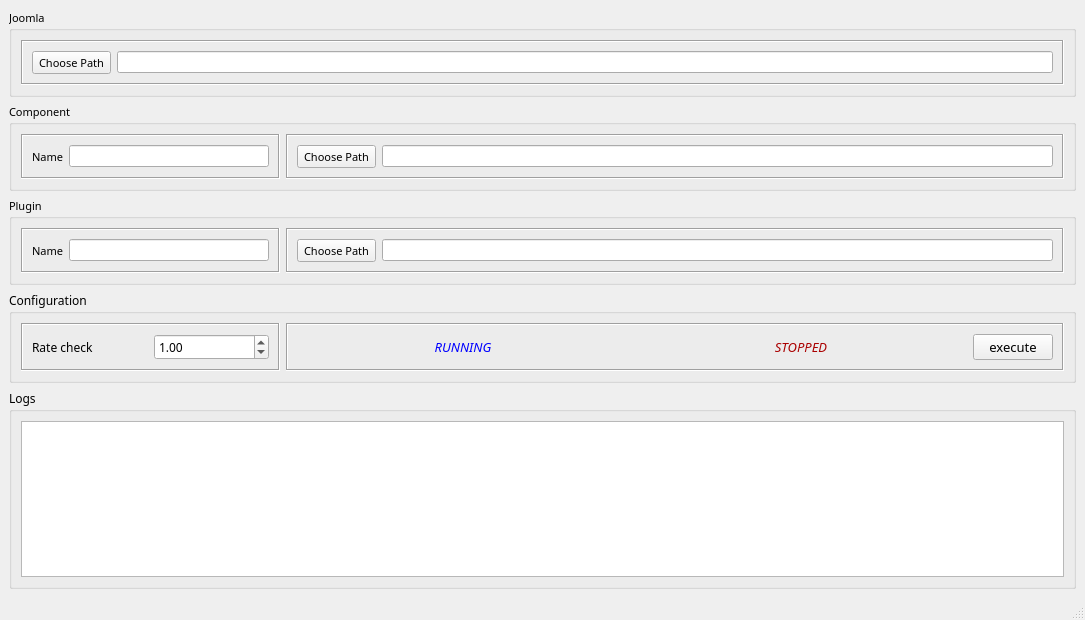
<?xml version="1.0" encoding="UTF-8"?>
<ui version="4.0">
 <class>MainWindow</class>
 <widget class="QMainWindow" name="MainWindow">
  <property name="geometry">
   <rect>
    <x>0</x>
    <y>0</y>
    <width>1085</width>
    <height>620</height>
   </rect>
  </property>
  <property name="windowTitle">
   <string>Joomla - AutoUp</string>
  </property>
  <property name="windowIcon">
   <iconset>
    <normaloff>media/joomla_logo_black.bmp</normaloff>media/joomla_logo_black.bmp</iconset>
  </property>
  <widget class="QWidget" name="centralwidget">
   <layout class="QVBoxLayout" name="verticalLayout">
    <item>
     <widget class="QGroupBox" name="groupBox">
      <property name="font">
       <font>
        <family>Segoe Script</family>
        <pointsize>8</pointsize>
       </font>
      </property>
      <property name="title">
       <string>Joomla</string>
      </property>
      <layout class="QVBoxLayout" name="verticalLayout_4">
       <item>
        <widget class="QFrame" name="frame_3">
         <property name="frameShape">
          <enum>QFrame::Box</enum>
         </property>
         <property name="frameShadow">
          <enum>QFrame::Sunken</enum>
         </property>
         <layout class="QHBoxLayout" name="horizontalLayout">
          <item>
           <widget class="QToolButton" name="joomlaChoosePath">
            <property name="font">
             <font>
              <family>MV Boli</family>
             </font>
            </property>
            <property name="text">
             <string>Choose Path</string>
            </property>
           </widget>
          </item>
          <item>
           <widget class="QLineEdit" name="joomlaPath">
            <property name="font">
             <font>
              <family>Arial</family>
             </font>
            </property>
            <property name="readOnly">
             <bool>true</bool>
            </property>
           </widget>
          </item>
         </layout>
        </widget>
       </item>
      </layout>
     </widget>
    </item>
    <item>
     <widget class="QGroupBox" name="groupBox_2">
      <property name="font">
       <font>
        <family>Segoe Script</family>
        <pointsize>8</pointsize>
       </font>
      </property>
      <property name="title">
       <string>Component</string>
      </property>
      <layout class="QHBoxLayout" name="horizontalLayout_7">
       <item>
        <widget class="QFrame" name="frame_4">
         <property name="sizePolicy">
          <sizepolicy hsizetype="Preferred" vsizetype="Preferred">
           <horstretch>1</horstretch>
           <verstretch>0</verstretch>
          </sizepolicy>
         </property>
         <property name="frameShape">
          <enum>QFrame::Box</enum>
         </property>
         <property name="frameShadow">
          <enum>QFrame::Sunken</enum>
         </property>
         <layout class="QHBoxLayout" name="horizontalLayout_4">
          <item>
           <widget class="QLabel" name="label">
            <property name="font">
             <font>
              <family>Segoe Script</family>
             </font>
            </property>
            <property name="text">
             <string>Name</string>
            </property>
           </widget>
          </item>
          <item>
           <widget class="QLineEdit" name="componentName">
            <property name="font">
             <font>
              <family>Arial</family>
             </font>
            </property>
           </widget>
          </item>
         </layout>
        </widget>
       </item>
       <item>
        <widget class="QFrame" name="frame_2">
         <property name="sizePolicy">
          <sizepolicy hsizetype="Preferred" vsizetype="Preferred">
           <horstretch>3</horstretch>
           <verstretch>0</verstretch>
          </sizepolicy>
         </property>
         <property name="frameShape">
          <enum>QFrame::Box</enum>
         </property>
         <property name="frameShadow">
          <enum>QFrame::Sunken</enum>
         </property>
         <layout class="QHBoxLayout" name="horizontalLayout_2">
          <item>
           <widget class="QToolButton" name="componentChoosePath">
            <property name="font">
             <font>
              <family>MV Boli</family>
             </font>
            </property>
            <property name="text">
             <string>Choose Path</string>
            </property>
           </widget>
          </item>
          <item>
           <widget class="QLineEdit" name="componentPath">
            <property name="font">
             <font>
              <family>Arial</family>
             </font>
            </property>
            <property name="readOnly">
             <bool>true</bool>
            </property>
           </widget>
          </item>
         </layout>
        </widget>
       </item>
      </layout>
     </widget>
    </item>
    <item>
     <widget class="QGroupBox" name="groupBox_3">
      <property name="sizePolicy">
       <sizepolicy hsizetype="Preferred" vsizetype="Preferred">
        <horstretch>0</horstretch>
        <verstretch>0</verstretch>
       </sizepolicy>
      </property>
      <property name="font">
       <font>
        <family>Segoe Script</family>
        <pointsize>8</pointsize>
       </font>
      </property>
      <property name="title">
       <string>Plugin</string>
      </property>
      <layout class="QHBoxLayout" name="horizontalLayout_8">
       <item>
        <widget class="QFrame" name="frame_5">
         <property name="sizePolicy">
          <sizepolicy hsizetype="Preferred" vsizetype="Preferred">
           <horstretch>1</horstretch>
           <verstretch>0</verstretch>
          </sizepolicy>
         </property>
         <property name="frameShape">
          <enum>QFrame::Box</enum>
         </property>
         <property name="frameShadow">
          <enum>QFrame::Sunken</enum>
         </property>
         <layout class="QHBoxLayout" name="horizontalLayout_5">
          <item>
           <widget class="QLabel" name="label_2">
            <property name="font">
             <font>
              <family>Segoe Print</family>
             </font>
            </property>
            <property name="text">
             <string>Name</string>
            </property>
           </widget>
          </item>
          <item>
           <widget class="QLineEdit" name="pluginName">
            <property name="font">
             <font>
              <family>Arial</family>
             </font>
            </property>
           </widget>
          </item>
         </layout>
        </widget>
       </item>
       <item>
        <widget class="QFrame" name="frame">
         <property name="sizePolicy">
          <sizepolicy hsizetype="Preferred" vsizetype="Preferred">
           <horstretch>3</horstretch>
           <verstretch>0</verstretch>
          </sizepolicy>
         </property>
         <property name="frameShape">
          <enum>QFrame::Box</enum>
         </property>
         <property name="frameShadow">
          <enum>QFrame::Sunken</enum>
         </property>
         <layout class="QHBoxLayout" name="horizontalLayout_3">
          <item>
           <widget class="QToolButton" name="pluginChoosePath">
            <property name="font">
             <font>
              <family>MV Boli</family>
             </font>
            </property>
            <property name="text">
             <string>Choose Path</string>
            </property>
           </widget>
          </item>
          <item>
           <widget class="QLineEdit" name="pluginPath">
            <property name="font">
             <font>
              <family>Arial</family>
             </font>
            </property>
            <property name="readOnly">
             <bool>true</bool>
            </property>
           </widget>
          </item>
         </layout>
        </widget>
       </item>
      </layout>
     </widget>
    </item>
    <item>
     <widget class="QGroupBox" name="groupBox_5">
      <property name="font">
       <font>
        <family>Segoe Script</family>
       </font>
      </property>
      <property name="title">
       <string>Configuration</string>
      </property>
      <layout class="QHBoxLayout" name="horizontalLayout_10">
       <item>
        <widget class="QFrame" name="frame_7">
         <property name="sizePolicy">
          <sizepolicy hsizetype="Preferred" vsizetype="Preferred">
           <horstretch>1</horstretch>
           <verstretch>0</verstretch>
          </sizepolicy>
         </property>
         <property name="frameShape">
          <enum>QFrame::Box</enum>
         </property>
         <property name="frameShadow">
          <enum>QFrame::Sunken</enum>
         </property>
         <layout class="QHBoxLayout" name="horizontalLayout_9">
          <item>
           <widget class="QLabel" name="label_3">
            <property name="font">
             <font>
              <family>Segoe Print</family>
             </font>
            </property>
            <property name="text">
             <string>Rate check</string>
            </property>
           </widget>
          </item>
          <item>
           <widget class="QDoubleSpinBox" name="rateCheck">
            <property name="maximum">
             <double>300.000000000000000</double>
            </property>
            <property name="singleStep">
             <double>0.500000000000000</double>
            </property>
            <property name="value">
             <double>1.000000000000000</double>
            </property>
           </widget>
          </item>
         </layout>
        </widget>
       </item>
       <item>
        <widget class="QFrame" name="frame_8">
         <property name="sizePolicy">
          <sizepolicy hsizetype="Expanding" vsizetype="Preferred">
           <horstretch>3</horstretch>
           <verstretch>0</verstretch>
          </sizepolicy>
         </property>
         <property name="frameShape">
          <enum>QFrame::Box</enum>
         </property>
         <property name="frameShadow">
          <enum>QFrame::Sunken</enum>
         </property>
         <layout class="QHBoxLayout" name="horizontalLayout_11">
          <item>
           <widget class="QLabel" name="runningInfo">
            <property name="enabled">
             <bool>true</bool>
            </property>
            <property name="sizePolicy">
             <sizepolicy hsizetype="Preferred" vsizetype="Preferred">
              <horstretch>1</horstretch>
              <verstretch>0</verstretch>
             </sizepolicy>
            </property>
            <property name="font">
             <font>
              <family>AR DELANEY</family>
              <pointsize>10</pointsize>
              <italic>true</italic>
             </font>
            </property>
            <property name="autoFillBackground">
             <bool>false</bool>
            </property>
            <property name="styleSheet">
             <string notr="true">color: rgb(0, 0, 255);</string>
            </property>
            <property name="text">
             <string>RUNNING</string>
            </property>
            <property name="alignment">
             <set>Qt::AlignCenter</set>
            </property>
           </widget>
          </item>
          <item>
           <widget class="QLabel" name="stoppedInfo">
            <property name="sizePolicy">
             <sizepolicy hsizetype="Preferred" vsizetype="Preferred">
              <horstretch>1</horstretch>
              <verstretch>0</verstretch>
             </sizepolicy>
            </property>
            <property name="font">
             <font>
              <family>AR DELANEY</family>
              <pointsize>10</pointsize>
              <italic>true</italic>
             </font>
            </property>
            <property name="styleSheet">
             <string notr="true">color: rgb(170, 0, 0);</string>
            </property>
            <property name="text">
             <string>STOPPED</string>
            </property>
            <property name="alignment">
             <set>Qt::AlignCenter</set>
            </property>
           </widget>
          </item>
          <item>
           <widget class="QPushButton" name="btnRun">
            <property name="sizePolicy">
             <sizepolicy hsizetype="Minimum" vsizetype="Fixed">
              <horstretch>0</horstretch>
              <verstretch>0</verstretch>
             </sizepolicy>
            </property>
            <property name="font">
             <font>
              <family>Segoe Print</family>
              <pointsize>10</pointsize>
             </font>
            </property>
            <property name="text">
             <string>execute</string>
            </property>
            <property name="checkable">
             <bool>true</bool>
            </property>
           </widget>
          </item>
         </layout>
        </widget>
       </item>
      </layout>
      <zorder>frame_7</zorder>
      <zorder>frame_7</zorder>
      <zorder>frame_8</zorder>
     </widget>
    </item>
    <item>
     <widget class="QGroupBox" name="groupBox_4">
      <property name="font">
       <font>
        <family>Segoe Script</family>
       </font>
      </property>
      <property name="title">
       <string>Logs</string>
      </property>
      <layout class="QVBoxLayout" name="verticalLayout_5">
       <item>
        <widget class="QPlainTextEdit" name="eventLog">
         <property name="sizePolicy">
          <sizepolicy hsizetype="Expanding" vsizetype="Expanding">
           <horstretch>0</horstretch>
           <verstretch>1</verstretch>
          </sizepolicy>
         </property>
         <property name="font">
          <font>
           <family>Arial</family>
           <pointsize>8</pointsize>
          </font>
         </property>
         <property name="plainText">
          <string/>
         </property>
        </widget>
       </item>
      </layout>
     </widget>
    </item>
   </layout>
  </widget>
  <widget class="QMenuBar" name="menubar">
   <property name="geometry">
    <rect>
     <x>0</x>
     <y>0</y>
     <width>1085</width>
     <height>26</height>
    </rect>
   </property>
  </widget>
  <widget class="QStatusBar" name="statusbar"/>
 </widget>
 <tabstops>
  <tabstop>pluginPath</tabstop>
  <tabstop>componentChoosePath</tabstop>
  <tabstop>componentPath</tabstop>
  <tabstop>pluginChoosePath</tabstop>
  <tabstop>joomlaPath</tabstop>
  <tabstop>joomlaChoosePath</tabstop>
  <tabstop>componentName</tabstop>
  <tabstop>pluginName</tabstop>
  <tabstop>eventLog</tabstop>
  <tabstop>btnRun</tabstop>
  <tabstop>rateCheck</tabstop>
 </tabstops>
 <resources/>
 <connections>
  <connection>
   <sender>btnRun</sender>
   <signal>clicked(bool)</signal>
   <receiver>stoppedInfo</receiver>
   <slot>setHidden(bool)</slot>
   <hints>
    <hint type="sourcelabel">
     <x>942</x>
     <y>369</y>
    </hint>
    <hint type="destinationlabel">
     <x>739</x>
     <y>369</y>
    </hint>
   </hints>
  </connection>
  <connection>
   <sender>btnRun</sender>
   <signal>clicked(bool)</signal>
   <receiver>runningInfo</receiver>
   <slot>setVisible(bool)</slot>
   <hints>
    <hint type="sourcelabel">
     <x>942</x>
     <y>369</y>
    </hint>
    <hint type="destinationlabel">
     <x>434</x>
     <y>369</y>
    </hint>
   </hints>
  </connection>
 </connections>
</ui>
